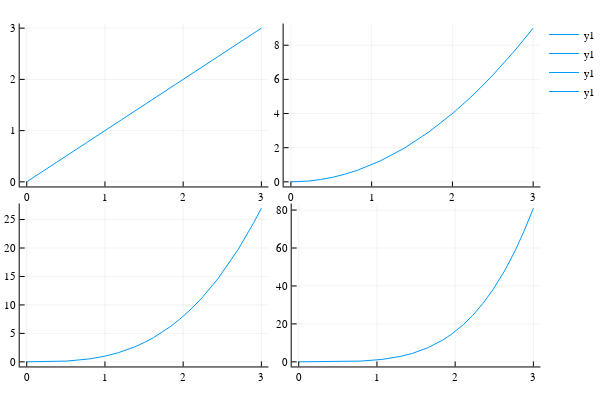

Notebook code for this chart:
### Code cell
# create subplots
x = 0:0.001:3
p1 = plot(x,x)
p2 = plot(x,x.^2)
p3 = plot(x,x.^3)
p4 = plot(x,x.^4)
plot(p1,p2,p3,p4,layout=(2,2))

### Figure 1 — Plotly figure (JSON) as saved in the notebook; plotly's stock layout.template omitted (floating-point values rounded to 4 significant figures; data arrays with more than 128 entries replaced by an {"elided": "..."} marker saying what was removed)
{"data": [{"colorbar": {"title": ""}, "legendgroup": "y1", "line": {"color": "rgba(0, 154, 250, 1.000)", "dash": "solid", "shape": "linear", "width": 1}, "mode": "lines", "name": "y1", "showlegend": true, "type": "scatter", "x": {"elided": "3001 float values"}, "xaxis": "x1", "y": {"elided": "3001 float values"}, "yaxis": "y1", "zmax": null, "zmin": null}, {"colorbar": {"title": ""}, "legendgroup": "y1", "line": {"color": "rgba(0, 154, 250, 1.000)", "dash": "solid", "shape": "linear", "width": 1}, "mode": "lines", "name": "y1", "showlegend": true, "type": "scatter", "x": {"elided": "3001 float values"}, "xaxis": "x2", "y": {"elided": "3001 float values"}, "yaxis": "y2", "zmax": null, "zmin": null}, {"colorbar": {"title": ""}, "legendgroup": "y1", "line": {"color": "rgba(0, 154, 250, 1.000)", "dash": "solid", "shape": "linear", "width": 1}, "mode": "lines", "name": "y1", "showlegend": true, "type": "scatter", "x": {"elided": "3001 float values"}, "xaxis": "x3", "y": {"elided": "3001 float values"}, "yaxis": "y3", "zmax": null, "zmin": null}, {"colorbar": {"title": ""}, "legendgroup": "y1", "line": {"color": "rgba(0, 154, 250, 1.000)", "dash": "solid", "shape": "linear", "width": 1}, "mode": "lines", "name": "y1", "showlegend": true, "type": "scatter", "x": {"elided": "3001 float values"}, "xaxis": "x4", "y": {"elided": "3001 float values"}, "yaxis": "y4", "zmax": null, "zmin": null}], "layout": {"annotations": [], "height": 400, "legend": {"bgcolor": "rgba(255, 255, 255, 1.000)", "bordercolor": "rgba(0, 0, 0, 1.000)", "font": {"color": "rgba(0, 0, 0, 1.000)", "family": "sans-serif", "size": 11}, "tracegroupgap": 0, "x": 1, "y": 1}, "margin": {"b": 20, "l": 0, "r": 0, "t": 20}, "paper_bgcolor": "rgba(255, 255, 255, 1.000)", "plot_bgcolor": "rgba(255, 255, 255, 1.000)", "showlegend": true, "width": 600, "xaxis1": {"anchor": "y1", "domain": [0.03619, 0.4934], "gridcolor": "rgba(0, 0, 0, 0.100)", "gridwidth": 0.5, "linecolor": "rgba(0, 0, 0, 1.000)", "mirror": false, "range": [-0.09, 3.09], "showgrid": true, "showline": true, "showticklabels": true, "tickangle": 0, "tickcolor": "rgb(0, 0, 0)", "tickfont": {"color": "rgba(0, 0, 0, 1.000)", "family": "sans-serif", "size": 11}, "tickmode": "array", "ticks": "inside", "ticktext": ["0", "1", "2", "3"], "tickvals": [0, 1, 2, 3], "title": "", "titlefont": {"color": "rgba(0, 0, 0, 1.000)", "family": "sans-serif", "size": 15}, "type": "-", "visible": true, "zeroline": false, "zerolinecolor": "rgba(0, 0, 0, 1.000)"}, "xaxis2": {"anchor": "y2", "domain": [0.5214, 0.9934], "gridcolor": "rgba(0, 0, 0, 0.100)", "gridwidth": 0.5, "linecolor": "rgba(0, 0, 0, 1.000)", "mirror": false, "range": [-0.09, 3.09], "showgrid": true, "showline": true, "showticklabels": true, "tickangle": 0, "tickcolor": "rgb(0, 0, 0)", "tickfont": {"color": "rgba(0, 0, 0, 1.000)", "family": "sans-serif", "size": 11}, "tickmode": "array", "ticks": "inside", "ticktext": ["0", "1", "2", "3"], "tickvals": [0, 1, 2, 3], "title": "", "titlefont": {"color": "rgba(0, 0, 0, 1.000)", "family": "sans-serif", "size": 15}, "type": "-", "visible": true, "zeroline": false, "zerolinecolor": "rgba(0, 0, 0, 1.000)"}, "xaxis3": {"anchor": "y3", "domain": [0.03619, 0.4934], "gridcolor": "rgba(0, 0, 0, 0.100)", "gridwidth": 0.5, "linecolor": "rgba(0, 0, 0, 1.000)", "mirror": false, "range": [-0.09, 3.09], "showgrid": true, "showline": true, "showticklabels": true, "tickangle": 0, "tickcolor": "rgb(0, 0, 0)", "tickfont": {"color": "rgba(0, 0, 0, 1.000)", "family": "sans-serif", "size": 11}, "tickmode": "array", "ticks": "inside", "ticktext": ["0", "1", "2", "3"], "tickvals": [0, 1, 2, 3], "title": "", "titlefont": {"color": "rgba(0, 0, 0, 1.000)", "family": "sans-serif", "size": 15}, "type": "-", "visible": true, "zeroline": false, "zerolinecolor": "rgba(0, 0, 0, 1.000)"}, "xaxis4": {"anchor": "y4", "domain": [0.5362, 0.9934], "gridcolor": "rgba(0, 0, 0, 0.100)", "gridwidth": 0.5, "linecolor": "rgba(0, 0, 0, 1.000)", "mirror": false, "range": [-0.09, 3.09], "showgrid": true, "showline": true, "showticklabels": true, "tickangle": 0, "tickcolor": "rgb(0, 0, 0)", "tickfont": {"color": "rgba(0, 0, 0, 1.000)", "family": "sans-serif", "size": 11}, "tickmode": "array", "ticks": "inside", "ticktext": ["0", "1", "2", "3"], "tickvals": [0, 1, 2, 3], "title": "", "titlefont": {"color": "rgba(0, 0, 0, 1.000)", "family": "sans-serif", "size": 15}, "type": "-", "visible": true, "zeroline": false, "zerolinecolor": "rgba(0, 0, 0, 1.000)"}, "yaxis1": {"anchor": "x1", "domain": [0.5376, 0.9902], "gridcolor": "rgba(0, 0, 0, 0.100)", "gridwidth": 0.5, "linecolor": "rgba(0, 0, 0, 1.000)", "mirror": false, "range": [-0.09, 3.09], "showgrid": true, "showline": true, "showticklabels": true, "tickangle": 0, "tickcolor": "rgb(0, 0, 0)", "tickfont": {"color": "rgba(0, 0, 0, 1.000)", "family": "sans-serif", "size": 11}, "tickmode": "array", "ticks": "inside", "ticktext": ["0", "1", "2", "3"], "tickvals": [0, 1, 2, 3], "title": "", "titlefont": {"color": "rgba(0, 0, 0, 1.000)", "family": "sans-serif", "size": 15}, "type": "-", "visible": true, "zeroline": false, "zerolinecolor": "rgba(0, 0, 0, 1.000)"}, "yaxis2": {"anchor": "x2", "domain": [0.5376, 0.9902], "gridcolor": "rgba(0, 0, 0, 0.100)", "gridwidth": 0.5, "linecolor": "rgba(0, 0, 0, 1.000)", "mirror": false, "range": [-0.27, 9.27], "showgrid": true, "showline": true, "showticklabels": true, "tickangle": 0, "tickcolor": "rgb(0, 0, 0)", "tickfont": {"color": "rgba(0, 0, 0, 1.000)", "family": "sans-serif", "size": 11}, "tickmode": "array", "ticks": "inside", "ticktext": ["0", "2", "4", "6", "8"], "tickvals": [0, 2, 4, 6, 8], "title": "", "titlefont": {"color": "rgba(0, 0, 0, 1.000)", "family": "sans-serif", "size": 15}, "type": "-", "visible": true, "zeroline": false, "zerolinecolor": "rgba(0, 0, 0, 1.000)"}, "yaxis3": {"anchor": "x3", "domain": [0.03762, 0.4902], "gridcolor": "rgba(0, 0, 0, 0.100)", "gridwidth": 0.5, "linecolor": "rgba(0, 0, 0, 1.000)", "mirror": false, "range": [-0.81, 27.81], "showgrid": true, "showline": true, "showticklabels": true, "tickangle": 0, "tickcolor": "rgb(0, 0, 0)", "tickfont": {"color": "rgba(0, 0, 0, 1.000)", "family": "sans-serif", "size": 11}, "tickmode": "array", "ticks": "inside", "ticktext": ["0", "5", "10", "15", "20", "25"], "tickvals": [0, 5, 10, 15, 20, 25], "title": "", "titlefont": {"color": "rgba(0, 0, 0, 1.000)", "family": "sans-serif", "size": 15}, "type": "-", "visible": true, "zeroline": false, "zerolinecolor": "rgba(0, 0, 0, 1.000)"}, "yaxis4": {"anchor": "x4", "domain": [0.03762, 0.4902], "gridcolor": "rgba(0, 0, 0, 0.100)", "gridwidth": 0.5, "linecolor": "rgba(0, 0, 0, 1.000)", "mirror": false, "range": [-2.43, 83.43], "showgrid": true, "showline": true, "showticklabels": true, "tickangle": 0, "tickcolor": "rgb(0, 0, 0)", "tickfont": {"color": "rgba(0, 0, 0, 1.000)", "family": "sans-serif", "size": 11}, "tickmode": "array", "ticks": "inside", "ticktext": ["0", "20", "40", "60", "80"], "tickvals": [0, 20, 40, 60, 80], "title": "", "titlefont": {"color": "rgba(0, 0, 0, 1.000)", "family": "sans-serif", "size": 15}, "type": "-", "visible": true, "zeroline": false, "zerolinecolor": "rgba(0, 0, 0, 1.000)"}}}
